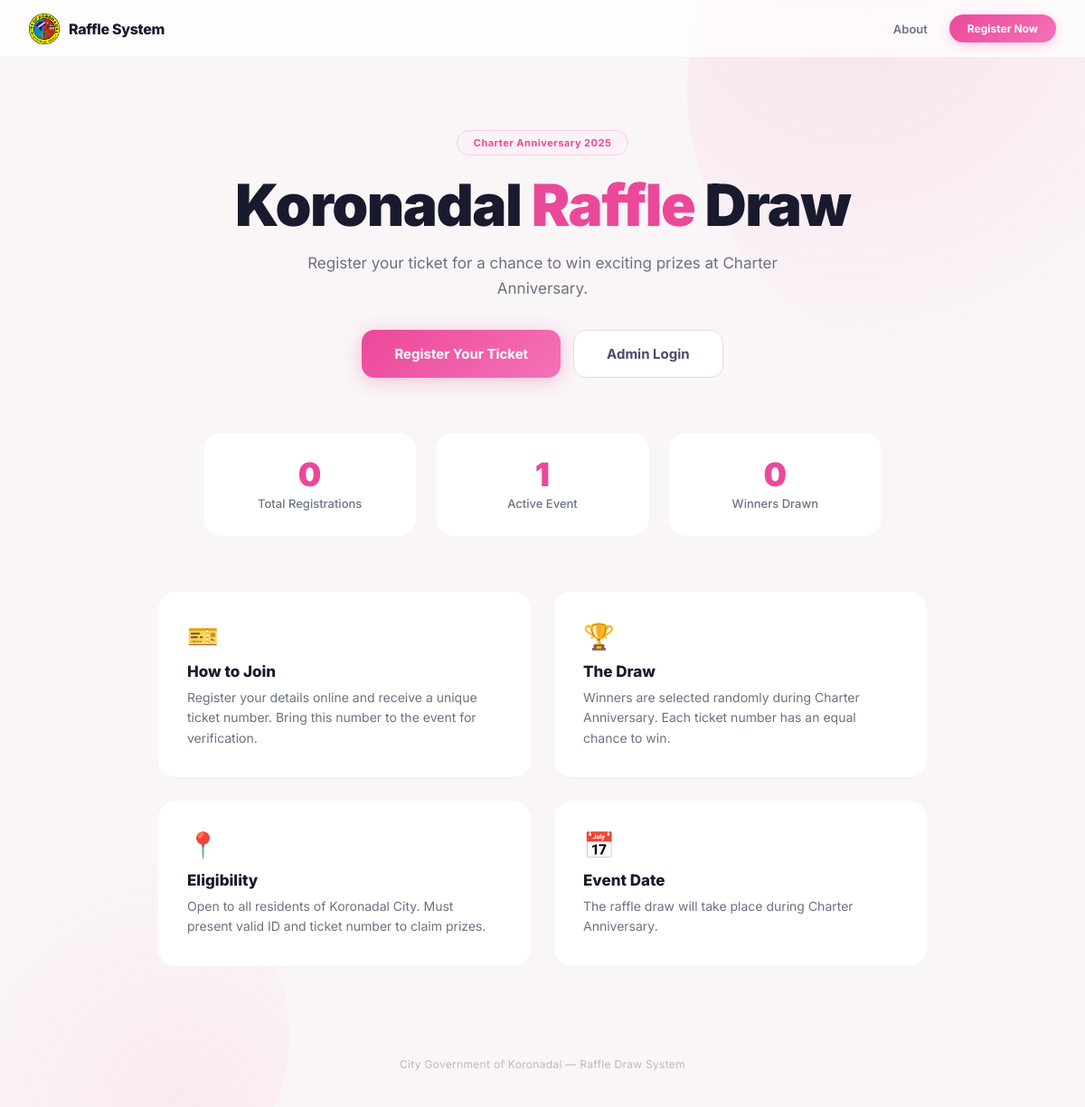
/, run on an earlier commit of the app's database.
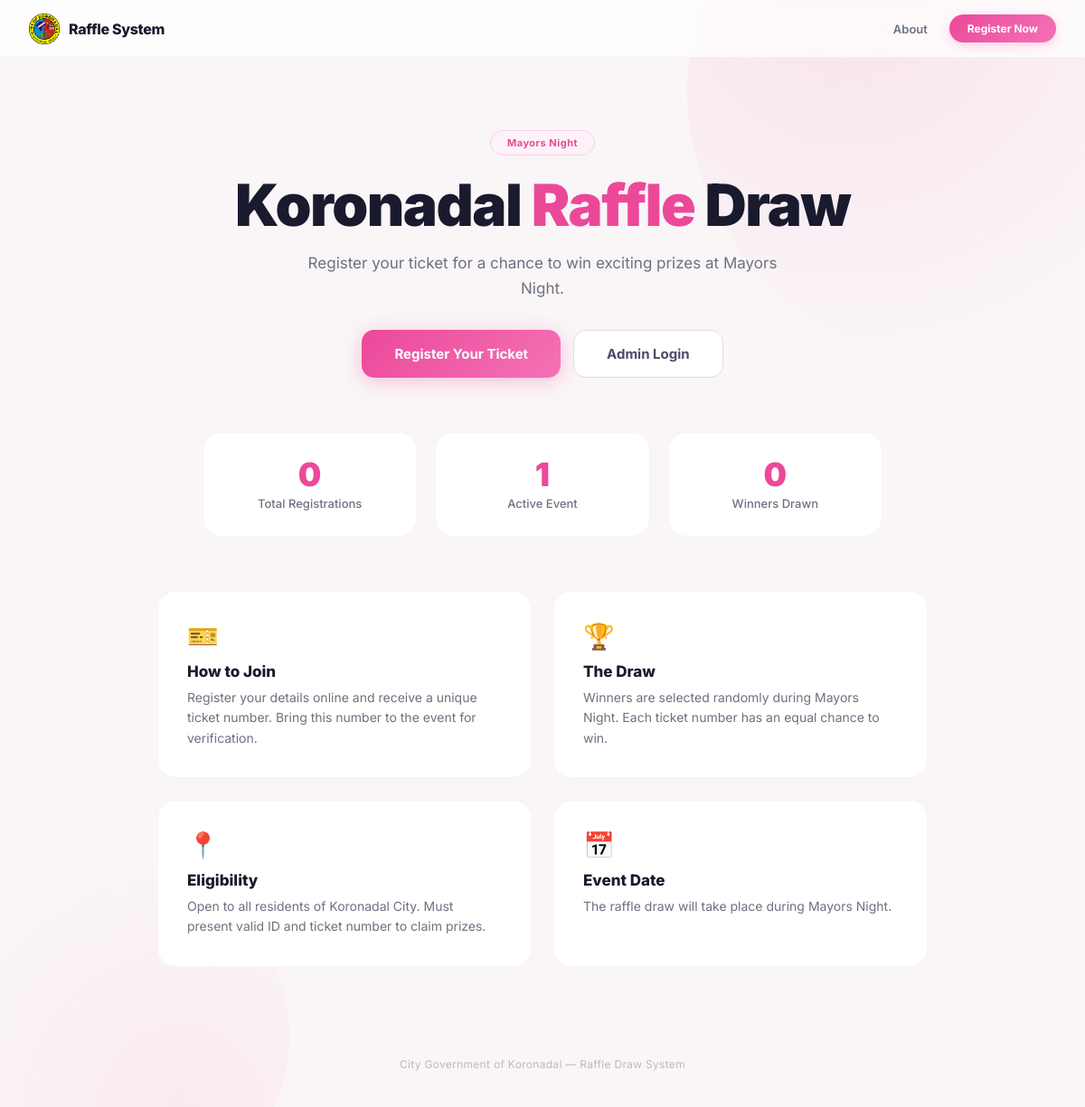
And on a later commit of the database.
### tables this page shows
CREATE TABLE IF NOT EXISTS events (
    id INT AUTO_INCREMENT PRIMARY KEY,
    name VARCHAR(255) NOT NULL,
    description TEXT,
    registration_start_at DATETIME NULL DEFAULT NULL,
    registration_end_at DATETIME NULL DEFAULT NULL,
    status ENUM('Active', 'Inactive') DEFAULT 'Active',
    created_at TIMESTAMP DEFAULT CURRENT_TIMESTAMP
);

### config.php (called while the page is built, shortened)
<?php
function get_active_event_id($conn) {
    $r = $conn->query("SELECT id FROM events WHERE status='Active' ORDER BY id ASC LIMIT 1");
    if ($r && $r->num_rows > 0) {
        return (int)$r->fetch_assoc()['id'];
    }
    $r = $conn->query("SELECT id FROM events ORDER BY id DESC LIMIT 1");
    return 1;
}
?>

### index.php (the view, shortened to what this page needs)
<?php
require_once 'config.php';
$total = 0;
$tc = $conn->query("SELECT COUNT(*) cnt FROM participants WHERE event_id = " . get_active_event_id($conn));
if ($tc) $total = (int)$tc->fetch_assoc()['cnt'];
$event_name = 'Charter Anniversary 2025';
$ev = $conn->query("SELECT name FROM events WHERE status='Active' ORDER BY id ASC LIMIT 1");
if ($ev && $ev->num_rows > 0) {
    $event_name = $ev->fetch_assoc()['name'];
}
$short_event = preg_replace('/\s*\d{4}$/', '', $event_name);
$winner_count = 0;
$wc = $conn->query("SELECT COUNT(DISTINCT number) cnt FROM winners");
if ($wc) $winner_count = $wc->fetch_assoc()['cnt'];
?>
<!DOCTYPE html>
<html lang="en">
<head>
</head>
<body>
<div class="ambient"><div class="o"></div><div class="o"></div></div>
<div class="top">
    <div class="brand">
        <img src="Logo.png" alt="">
        <span>Raffle System</span>
    </div>
    <div class="nav-links">
        <a href="#info">About</a>
        <a href="register.php" class="btn-sm">Register Now</a>
    </div>
</div>
<section class="hero">
    <div class="badge"><?php echo htmlspecialchars($event_name); ?></div>
    <h1>Koronadal <span>Raffle</span> Draw</h1>
    <p>Register your ticket for a chance to win exciting prizes at <?php echo htmlspecialchars($short_event); ?>.</p>
    <div class="buttons">
        <a href="register.php" class="btn btn-primary">Register Your Ticket</a>
        <a href="login.php" class="btn btn-outline">Admin Login</a>
    </div>
</section>
<div class="stats">
    <div class="stat">
        <div class="num"><?php echo $total; ?></div>
        <div class="label">Total Registrations</div>
    </div>
    <div class="stat">
        <div class="num">1</div>
        <div class="label">Active Event</div>
    </div>
    <div class="stat">
        <div class="num"><?php echo $winner_count; ?></div>
        <div class="label">Winners Drawn</div>
    </div>
</div>
<div class="info" id="info">
    <div class="info-card">
        <div class="icon">🎫</div>
        <h3>How to Join</h3>
        <p>Register your details online and receive a unique ticket number. Bring this number to the event for verification.</p>
    </div>
    <div class="info-card">
        <div class="icon">🏆</div>
        <h3>The Draw</h3>
        <p>Winners are selected randomly during <?php echo htmlspecialchars($short_event); ?>. Each ticket number has an equal chance to win.</p>
    </div>
    <div class="info-card">
        <div class="icon">📍</div>
        <h3>Eligibility</h3>
        <p>Open to all residents of Koronadal City. Must present valid ID and ticket number to claim prizes.</p>
    </div>
    <div class="info-card">
        <div class="icon">📅</div>
        <h3>Event Date</h3>
        <p>The raffle draw will take place during <?php echo htmlspecialchars($short_event); ?>.</p>
    </div>
</div>
<div class="ftr">City Government of Koronadal &mdash; Raffle Draw System</div>
</body>
</html>

What changed in the data, as far as the page shows it:
added events: name "Mayors Night"
Also different on the page:
$event_name: "Charter Anniversary 2025" → (not shown)
$short_event: "Charter Anniversary" → (not shown)
